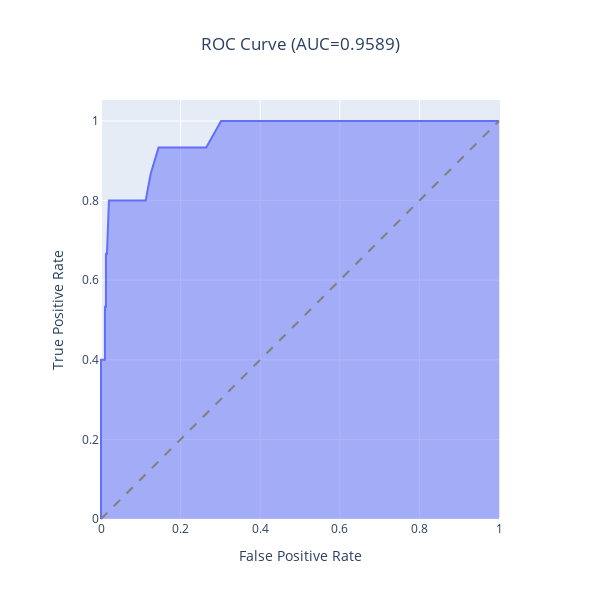

Source (notebook cell):
### Code cell
from eppi_text_classification.predict import predict_probabilities
from eppi_text_classification.plotly_roc import plotly_roc

y_test_pred_probs = predict_probabilities(model, X_test)
plotly_roc(y_test, y_test_pred_probs)

### Figure 1 — Plotly figure (JSON) as saved in the notebook; plotly's stock layout.template omitted (floating-point values rounded to 4 significant figures)
{"data": [{"customdata": [["inf"], ["0.8767"], ["0.1733"], ["0.1333"], ["0.12"], ["0.1133"], ["0.1067"], ["0.09667"], ["0.09333"], ["0.09"], ["0.08667"], ["0.08333"], ["0.07667"], ["0.07333"], ["0.07"], ["0.06667"], ["0.06333"], ["0.06"], ["0.05667"], ["0.05333"], ["0.05"], ["0.04333"], ["0.04"], ["0.03667"], ["0.03333"], ["0.02667"], ["0.02333"], ["0.02"], ["0.01667"], ["0.01333"], ["0.01"], ["0.006667"], ["0.003333"], ["0"]], "fillpattern": {"shape": ""}, "hovertemplate": "False Positive Rate=%{x}<br>True Positive Rate=%{y}<br>Threshold=%{customdata[0]}<extra></extra>", "legendgroup": "", "line": {"color": "#636efa"}, "marker": {"symbol": "circle"}, "mode": "lines", "name": "", "orientation": "v", "showlegend": false, "stackgroup": "1", "type": "scatter", "x": [0, 0, 0, 0.004988, 0.009975, 0.009975, 0.01247, 0.01247, 0.01496, 0.01995, 0.02494, 0.03242, 0.05237, 0.05736, 0.07232, 0.08479, 0.1122, 0.1247, 0.1446, 0.1671, 0.1945, 0.2643, 0.3017, 0.3192, 0.3491, 0.4589, 0.5287, 0.5935, 0.6683, 0.7357, 0.818, 0.8653, 0.9052, 1], "xaxis": "x", "y": [0, 0.2, 0.4, 0.4, 0.4, 0.5333, 0.5333, 0.6667, 0.6667, 0.8, 0.8, 0.8, 0.8, 0.8, 0.8, 0.8, 0.8, 0.8667, 0.9333, 0.9333, 0.9333, 0.9333, 1, 1, 1, 1, 1, 1, 1, 1, 1, 1, 1, 1], "yaxis": "y"}], "layout": {"height": 600, "legend": {"tracegroupgap": 0}, "shapes": [{"line": {"color": "grey", "dash": "dash"}, "type": "line", "x0": 0, "x1": 1, "y0": 0, "y1": 1}], "title": {"text": "ROC Curve (AUC=0.9589)", "x": 0.5, "xanchor": "center"}, "width": 600, "xaxis": {"anchor": "y", "constrain": "domain", "domain": [0, 1], "title": {"text": "False Positive Rate"}}, "yaxis": {"anchor": "x", "domain": [0, 1], "scaleanchor": "x", "scaleratio": 1, "title": {"text": "True Positive Rate"}}}}
